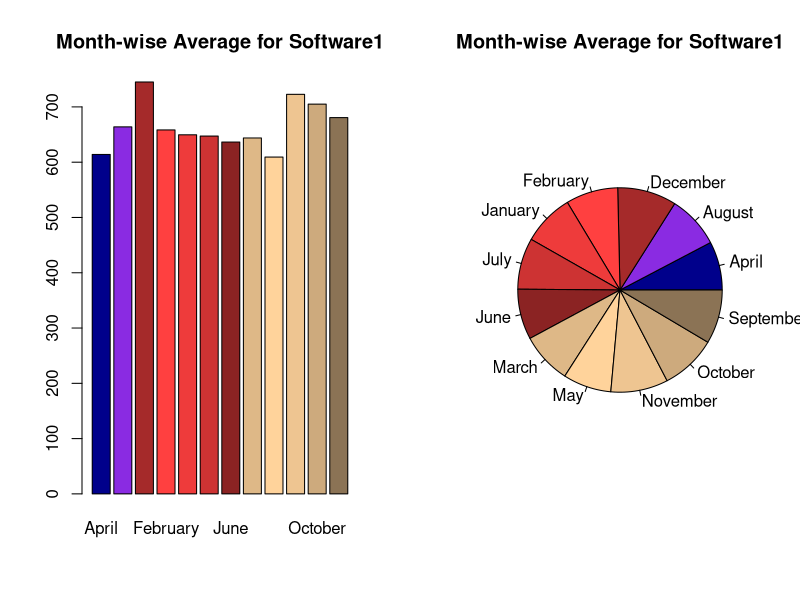
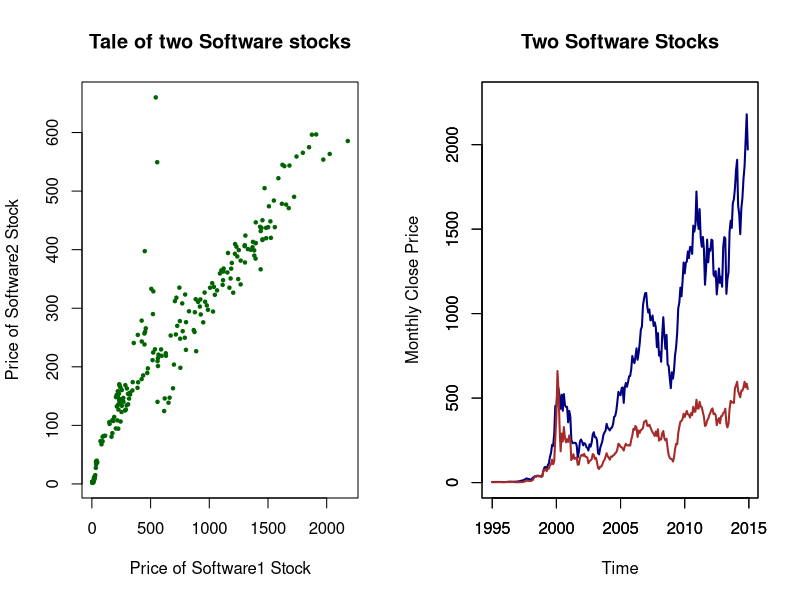
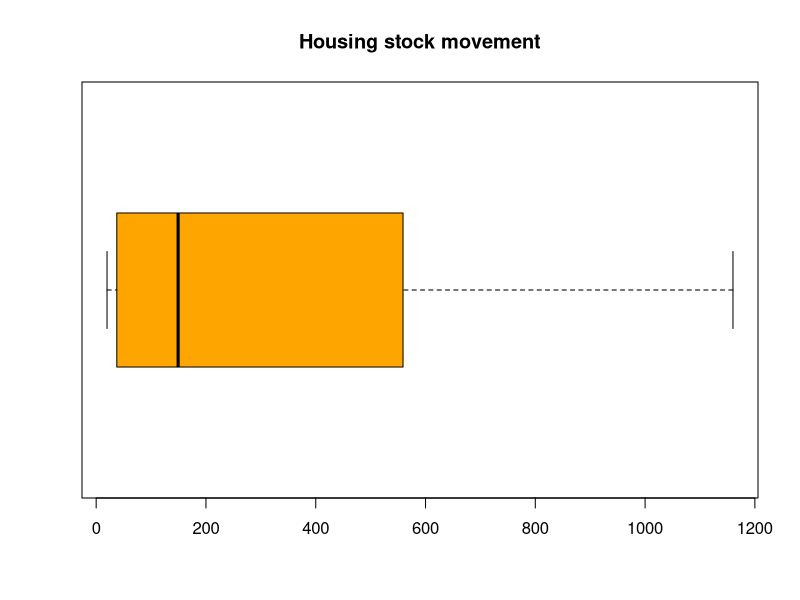

Here is the R script that generated these plots, in order:
#################################################
# R Tutorial 
# Filename: 7-PlotsVer2.R
# Shankar Venkatagiri
#################################################

# Date variables can be hard, so we convert them
# into something more useful

# Install a package called lubridate via the
# Packages tab -  should take very little time
library(lubridate)

# Next, import the data from a file. 

# If you encounter an error message, 
# then you must set the Working Directory.
# You could use the Files tab to navigate 
# to the file MonthlyCloses.csv
# and select More > Set working directory

# Read the closing prices into a variable
MonthlyCloses <- read.csv("MonthlyClosesVer2.csv", 
                          header=TRUE)

# Dimensions of the dataset
numDays <- nrow(MonthlyCloses)
numStocks <- ncol(MonthlyCloses) - 1

# Because the data is in mixed format - the 
# first column is a Date and the rest are
# Prices, we make sure that R knows about
# their intended formats

# Explicitly declare the formats of the columns
# Month field is alpha
MonthlyCloses[ , 1] <- as.character(MonthlyCloses[ , 1])

# Prices are numeric
for(i in 2:numStocks + 1) {
  MonthlyCloses[ , i] <- as.numeric(MonthlyCloses[ , i])
}

# Prepare the Month field, so it can be converted
# to a Date field. You don't have to understand
# everything here - all that the command is 
# achieving is that the Date column is set to
# a format recognisable by R
# MonthlyCloses$Month <- sapply(MonthlyCloses$Month,
#                               function(month) 
#                                 paste("01-",month, sep=""))

MonthlyCloses$Month <- as.Date(MonthlyCloses$Month,
                               "%d/%m/%y")

# If you encounter an error message, 
# then you must set the Working Directory.
# You could use the Files tab to navigate 
# to the file MonthlyCloses.csv
# and select More > Set working directory

# Let's attach a TradingMonth column to our dataset
MonthlyCloses$TradingMonth <- months(MonthlyCloses$Month)

# Obtain month-wise averages by grouping closed
# across the years
monthlyAverage <- aggregate(Software1 ~ TradingMonth,
                            MonthlyCloses,
                            mean) 

monthlyAverage[which.max(monthlyAverage$Software1),1]
monthlyAverage[which.min(monthlyAverage$Software1),1]

# month-wise median 
monthlyMedian <- aggregate(Software1 ~ TradingMonth,
                            MonthlyCloses,
                            median) 

monthlyMedian[which.max(monthlyMedian$Software1),1]
monthlyMedian[which.min(monthlyMedian$Software1),1]

# You may change the mean to 
# some other centrality measure

# Place two plots side by side
par(mfrow=c(1,2))

# This gives us a raw barplot
barplot(monthlyAverage$Software1,
        names.arg=monthlyAverage$TradingMonth,
        main="Month-wise Average for Software1",
        col=colors()[30:41])

# Here's a pie chart for the same
pie(monthlyAverage$Software1,
    labels=monthlyAverage$TradingMonth,
    main="Month-wise Average for Software1",
    col=colors()[30:41])

# A task you could undertake is to 
# sort these values by the Month

# Scatter plot of two stocks in the
# Software sector
with(MonthlyCloses,
     plot(Software1, Software2,
          main="Tale of two Software stocks",
          xlab="Price of Software1 Stock", 
          ylab="Price of Software2 Stock", 
          pch=20, cex=0.7, col="darkgreen")
)

# Next, get a line chart for both
# Determine the range for the y axis
maxVal <- max(max(MonthlyCloses$Software1),
              max(MonthlyCloses$Software2))
minVal <- min(min(MonthlyCloses$Software1),
              min(MonthlyCloses$Software2))

plot(MonthlyCloses$Software1 ~ 
       MonthlyCloses$Month,
     type="l",
     lwd=2,
     col="navy",
     xlab="Time", 
     ylab="Monthly Close Price",
     main="Two Software Stocks",
     ylim=c(0, maxVal+100))

# This is how we orchestrate an
# overlap of the second plot
par(new=TRUE)

plot(MonthlyCloses$Software2 ~ 
       MonthlyCloses$Month,
     type="l",
     lwd=2,
     ann=FALSE,
     col="brown",
     ylim=c(0, maxVal+100))

# Box plot
par(mfrow=c(1,1))

boxplot(MonthlyCloses$Housing,
        horizontal=TRUE,
        main="Housing stock movement",
        col="orange")
        
# Uncomment these lines to get the
# full picture for every stock

# # Plot the time series for each stock
# for(symbol in 2:numStocks + 1) {
#   
#   # The ts function of R helps us to
#   # construct a time series
#   plot(ts(MonthlyCloses[ , symbol],
#           start=c(1995, 1), end=c(2014, 12),
#           frequency=12),
#        main=paste("Monthly Movements for:", 
#                   colnames(MonthlyCloses)[symbol]),
#        xlab="Year", ylab="Stock Price in INR",
#        col="navy")
#   
# }
# 
# 
# 
# 
